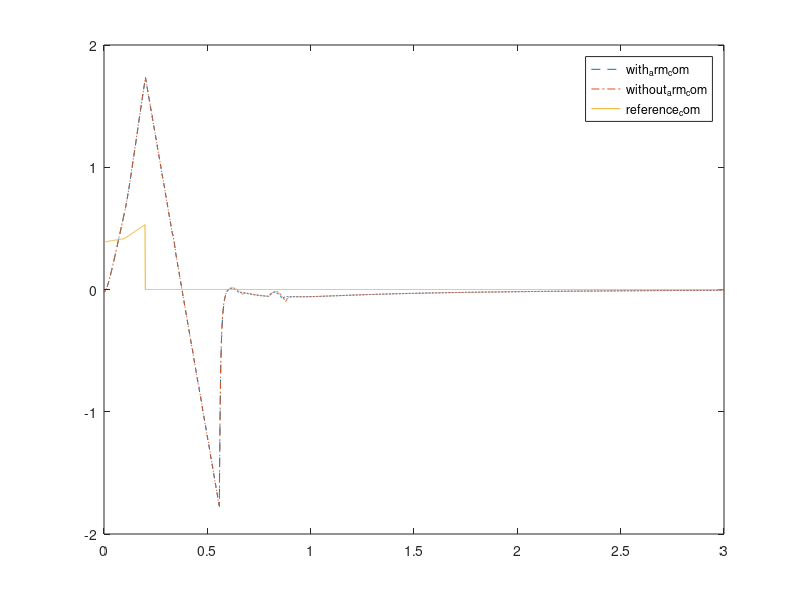

Source code (MATLAB):
f=figure;
load('data_with_arm.mat');
time=Velocity_Recording.lcm_timestamp;
z_velocity=Velocity_Recording.actual_com_velocity(:,3)';
z_velocity=z_velocity(:,2:end);
plot(time,z_velocity,'--');
hold on;

load('data_without_arm_no.mat');
time=Velocity_Recording.lcm_timestamp;
z_velocity=Velocity_Recording.actual_com_velocity(:,3)';
z_velocity=z_velocity(:,2:end);
plot(time,z_velocity,'-.');

z_velocity=Velocity_Recording.des_com_velocity(:,3)';
z_velocity=z_velocity(:,2:end);
plot(time,z_velocity);

legend('with_arm_com','without_arm_com','reference_com');


% legend('with_arm_com','without_arm_com');

% f1=figure;
% z=[0.388137,0.388137,0.388137,0.388137,0.388137,0.388137,0.388137,0.388137,0.391143,0.432309,0.569463];
% t=[0,0.1,0.2,0.3,0.4,0.5,0.6,0.7,0.8,0.9,1];
% plot(t,z,'-b*');
% 
% z=[];
% t=[0,0.1,0.2,0.3,0.4,0.5,0.6,0.7,0.8,0.9,1,1.1,1.2,1.3,1.4,1.5,1.6,1.7,1.8,1.9,2.0];
% plot(t,z,'-g*');
% 
% z=[];
% t=[0,0.1,0.2,0.3,0.4,0.5,0.6,0.7,0.8,0.9,1,1.1,1.2,1.3,1.4,1.5,1.6,1.7,1.8,1.9,2.0,2.1,2.2,2.3,2.4,2.5,2.6,2.7,2.8,2.9,3.0];
% plot(t,z,'-c*');
% 
% legend('node=11','node=21','node=31');
% xlabel('t');
% ylabel('z');